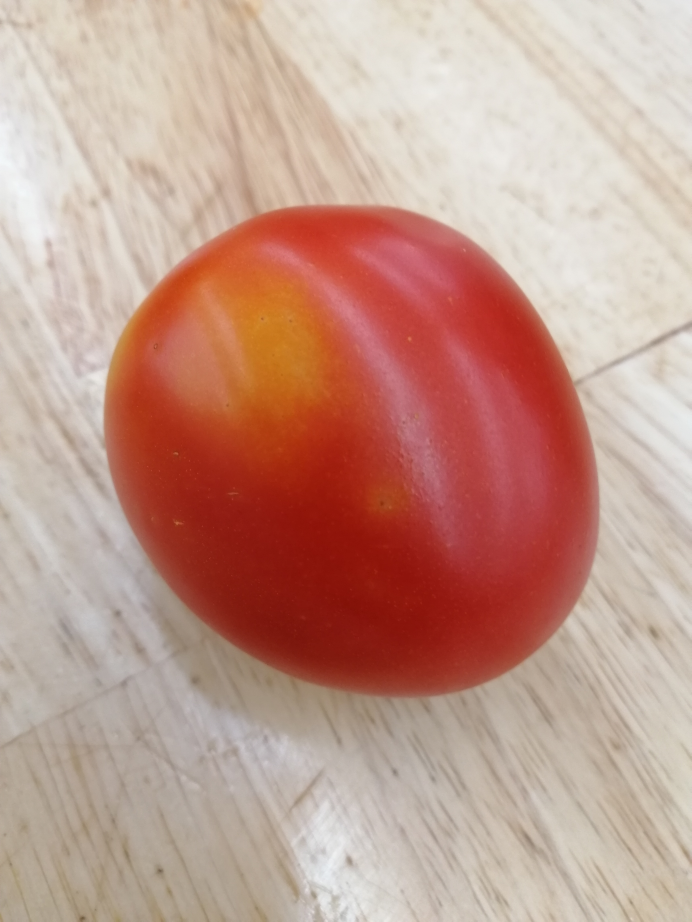
#> input picture fruits_data/cachua/cachua_147.jpg, 3456 x 4608 px, given in place of cachua_1.jpg, which was not available (shown at 1/5 size)
$ jupyter execute --allow-errors 25_edgecluster.ipynb   (text cells are left out)
#> lines starting #> are read from the running program, lines starting #| are printed output that depends on the picture; after the words box and inside, x2 and y2 are one past the last pixel; in counts of white or black regions, pixels touching at a corner belong together; pictures that were not available may be replaced by others from this repository, and a replacement may not be noted
#> further down, img is the input picture: shape (4608, 3456, 3); mean B, G, R 141.4, 154.6, 194.6
#> `resized = cv2.resize(img, (200, 200))`:
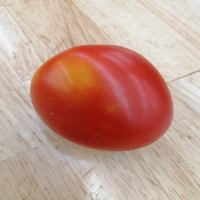
#> resized: shape (200, 200, 3); mean B, G, R 141.3, 154.5, 194.5
[cell 1]
import os
import cv2
import glob
from google.colab.patches import cv2_imshow
import numpy as np
from numpy import array
import matplotlib.pyplot as plt
import pandas as pd
from skimage import io

[cell 2]
from google.colab import drive
drive.mount('/content/drive')

[cell 3]
def clustering_image(img):
  #img=cv2.cvtColor(img,cv2.COLOR_BGR2RGB)
  vectorized = img.reshape((-1,3))
  vectorized = np.float32(vectorized)
  criteria = (cv2.TERM_CRITERIA_EPS + cv2.TERM_CRITERIA_MAX_ITER, 10, 1.0)
  K = 2
  attempts=10
  ret,label,center=cv2.kmeans(vectorized,K,None,criteria,attempts,cv2.KMEANS_PP_CENTERS)
#> ret = 75760262.5; center = [[204.4, 193.2, 181.7], [171.9, 65.9, 48.97]]
  center = np.uint8(center)
#> center = [[204, 193, 181], [171, 65, 48]]
  res = center[label.flatten()]
  result_image = res.reshape((img.shape))
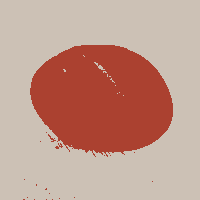
#> result_image: shape (200, 200, 3); mean R, G, B 194, 154.1, 140.6
  return result_image, center

[cell 4]
def remove_light_color(img, center_color):
  light_color = max(sum(center_color[0]), sum(center_color[1]))
#> light_color = 578
  for x in range(img.shape[0]):
    for y in range(img.shape[1]):
      if sum(img[x][y]) == light_color:
        img[x][y][0]=0
        img[x][y][1]=0
        img[x][y][2]=0
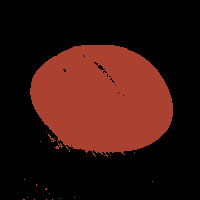
#> img: shape (200, 200, 3); mean R, G, B 52, 19.8, 14.6
  return img

[cell 5]
def Canny_Detect(img):
    edge = cv2.Canny (img, 70, 50)
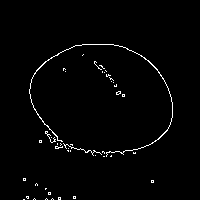
#> edge: shape (200, 200); 1.6% white in thin lines or dots, all inside (x1, y1, x2, y2) = (23, 44, 173, 200)
#> pass 2 of the loop `for name in f_name:`:
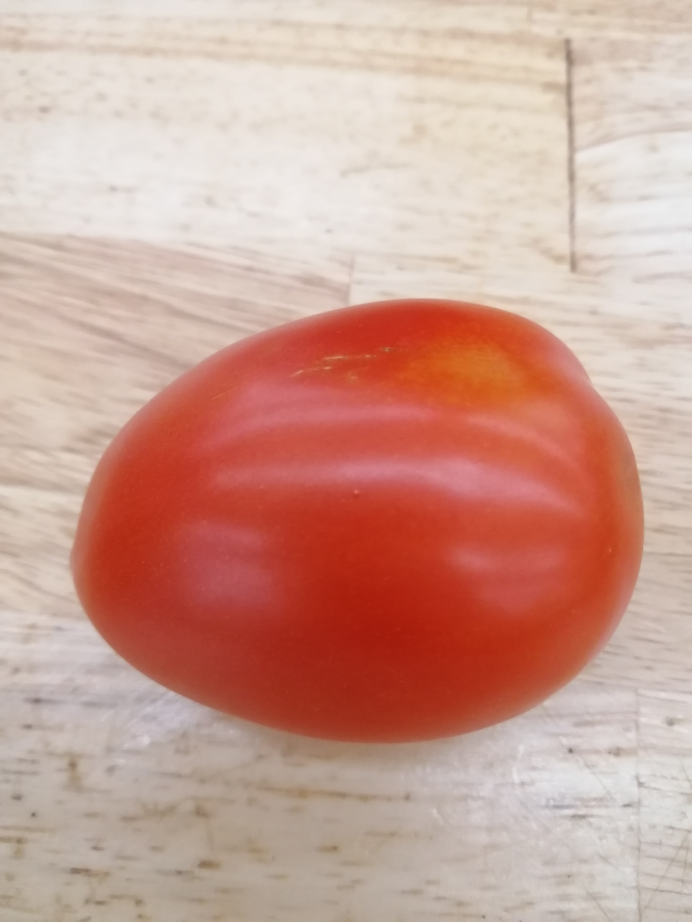
#> input picture fruits_data/cachua/cachua_155.jpg, 3456 x 4608 px, given in place of cam_1.jpg, which was not available (shown at 1/5 size)
#> img is the input picture: shape (4608, 3456, 3); mean B, G, R 146.9, 159.3, 204.2
#> in clustering_image (call 2), `ret,label,center=cv2.kmeans(vectorized,K,None,criteria,attempts,cv2.KM..`: ret = 66636109.5; center = [[212.3, 198.6, 189.1], [186.3, 73.19, 54.31]]
#> in clustering_image (call 2), `center = np.uint8(center)`: center = [[212, 198, 189], [186, 73, 54]]
#> in clustering_image (call 2), `result_image = res.reshape((img.shape))`:
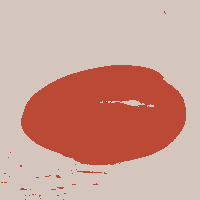
#> result_image: shape (200, 200, 3); mean R, G, B 203.8, 158.8, 146.6
#> in Canny_Detect (call 2), `edge = cv2.Canny (img, 70, 50)`:
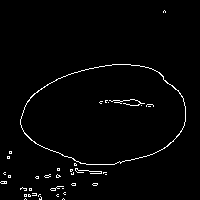
#> edge: shape (200, 200); 2% white in thin lines or dots, all inside (x1, y1, x2, y2) = (0, 10, 186, 200)
    return edge


# một vài ví dụ về ảnh khi được xử lý
f_name = ['cachua', 'cam', 'chuoi', 'duahau', 'le', 'nho', 'quyt', 'tao', 'thom', 'xoai']
#> (the rest of this cell did not finish here and is left out)

[cell 6]
path = '/content/drive/My Drive/Fruit recognition/data'
name_fruits = ['cachua', 'cam', 'chuoi', 'duahau', 'le', 'nho', 'quyt', 'tao', 'thom', 'xoai']
dataset_train = {}
dataset_test = {}
test_size = 0.25
number = 1
dim = (200, 200)

#> (the rest of this cell did not finish here and is left out)

[cell 7]
def features_section(img):
    features = np.array([], dtype='uint8')
    section = 1

    for y in range(0, img.shape[0], 40):
        for x in range(0, img.shape[1], 40):

            # crop ảnh về các section 40 * 40
            section_img = img[y:y+40, x:x+40]

            # tính trung bình và độ lệch chuẩn của pixels trong từng section
            section_mean = np.mean(section_img)
            section_std = np.std(section_img)

            # tạo features array
            features = np.append(features, [section_mean, section_std])

    return features

[cell 8]
all_imgs = np.zeros((1, 50), dtype='uint8')

progress_counter = 0
name = []
section_mean = []
section_std = []
for fruits in dataset_train:
    for img in dataset_train[fruits]:


        img_features = features_grid(img)
        img_features = img_features.reshape(1, img_features.shape[0])

        all_imgs = np.append(all_imgs, img_features, axis=0)
        progress_counter += 1
        name.append (fruits)
#> after the loop, name = []; progress_counter = 0

all_imgs = all_imgs[1:]

[cell 9]
feature_name = []
section = 1
for y in range(0, 200, 40):
    for x in range(0, 200, 40):
        feature_name.append(f"sec{section}_mean")
        feature_name.append(f"sec{section}_std")
        section += 1

[cell 10]
ftb_train = pd.DataFrame(all_imgs, columns= feature_name)
print (ftb_train.shape)
name_col = name
#> name_col = []
ftb_train.insert(loc = 0, column = "name", value= name_col)
ftb_train.head(200)

#> (a cell that did not finish here is left out)

[cell 12]
all_imgs = np.zeros((1, 50), dtype='uint8')

progress_counter = 0
name_test = []
section_mean = []
section_std = []
for fruits in dataset_test:
    for img in dataset_test[fruits]:


        img_features = features_grid(img)
        img_features = img_features.reshape(1, img_features.shape[0])

        all_imgs = np.append(all_imgs, img_features, axis=0)
        progress_counter += 1
        name_test.append (fruits)
#> after the loop, name_test = []; progress_counter = 0

all_imgs = all_imgs[1:]
